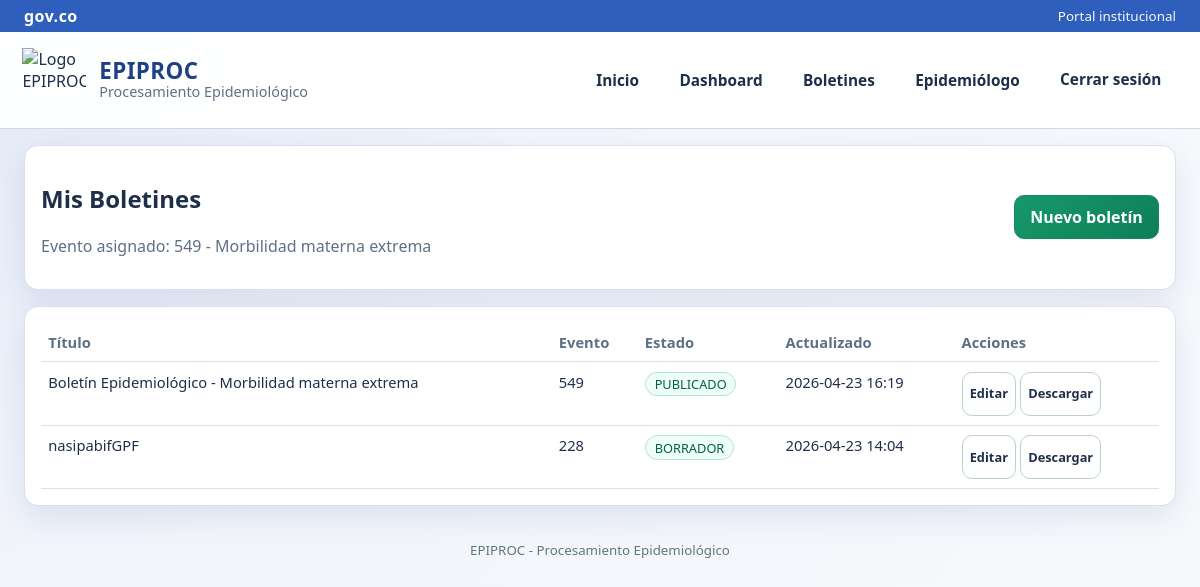
The page /epi/boletines (signed in) on the database its author committed.
### epiproc_web/models.py (models this page shows)
class Event(db.Model):
    __tablename__ = "events"
    code = db.Column(db.Integer, primary_key=True)
    name = db.Column(db.String(200), nullable=False)
    active = db.Column(db.Boolean, default=True, nullable=False)
    users = db.relationship("User", backref="assigned_event", lazy=True)
    bulletins = db.relationship("Bulletin", back_populates="event", lazy=True)

class Bulletin(db.Model):
    __tablename__ = "bulletins"
    id = db.Column(db.Integer, primary_key=True)
    title = db.Column(db.String(250), nullable=False)
    content = db.Column(db.Text, nullable=False)
    status = db.Column(db.String(20), nullable=False, default=BulletinStatus.BORRADOR)
    event_code = db.Column(db.Integer, db.ForeignKey("events.code"), nullable=False, index=True)
    author_id = db.Column(db.Integer, db.ForeignKey("users.id"), nullable=False, index=True)
    created_at = db.Column(db.DateTime, default=datetime.utcnow, nullable=False)
    updated_at = db.Column(db.DateTime, default=datetime.utcnow, onupdate=datetime.utcnow, nullable=False)
    published_at = db.Column(db.DateTime, nullable=True)
    author = db.relationship("User", back_populates="bulletins")
    event = db.relationship("Event", back_populates="bulletins")

### epiproc_web/app.py (the view)
    @app.route("/epi/boletines")
    @role_required(UserRole.EPIDEMIOLOGO)
    def epi_bulletins():
        user = current_user()
        assert user is not None
        q = Bulletin.query.filter_by(author_id=user.id)
        bulletins = q.order_by(Bulletin.updated_at.desc()).all()
        return render_template("epi_bulletins.html", bulletins=bulletins, assigned_event=user.assigned_event)

### epiproc_web/app.py (called while the page is built, shortened)
def current_user() -> Optional[User]:
    uid = session.get("user_id")
    if not uid:
        return None
    return User.query.get(uid)

def login_required(view):
    @wraps(view)
    def wrapped(*args, **kwargs):
        user = current_user()
        if not user:
            flash("Debes iniciar sesión para continuar.", "error")
            return redirect(url_for("login", next=request.path))
        if not user.is_active:
            session.clear()
            flash("Tu usuario está inactivo. Contacta al Secretario de Salud.", "error")
            return redirect(url_for("login"))
        return view(*args, **kwargs)
    return wrapped

def role_required(*roles: str):
    def decorator(view):
        @wraps(view)
        @login_required
        def wrapped(*args, **kwargs):
            user = current_user()
            if not user or user.role not in roles:
                abort(403)
            return view(*args, **kwargs)
        return wrapped
    return decorator

def register_hooks(app: Flask, base_dir: Path) -> None:
    @app.context_processor
    def inject_globals() -> dict[str, Any]:
        return {
            "brand_name": "EPIPROC - Procesamiento Epidemiológico",
            "logo_url": "https://8upload.com/image/3ec1b5cc7de8ad31/bloque2071.png",
            "current_user": current_user(),
            "role_secretario": UserRole.SECRETARIO,
            "role_epidemiologo": UserRole.EPIDEMIOLOGO,
        }
    @app.before_request
    def force_password_change_on_first_login():
        user = current_user()
        if not user:
            return None
        safe_paths = {
            "/logout",
            "/cambiar-clave",
            "/static",
        }
        return None

### epiproc_web/templates/epi_bulletins.html
{% extends 'base.html' %}
{% block content %}
<section class="card row between center">
    <div>
        <h2>Mis Boletines</h2>
        {% if assigned_event %}
            <p class="muted">Evento asignado: {{ assigned_event.code }} - {{ assigned_event.name }}</p>
        {% endif %}
    </div>
    <a class="btn btn-primary" href="{{ url_for('epi_bulletin_new') }}">Nuevo boletín</a>
</section>
<section class="card">
    <div class="table-wrap">
        <table>
            <thead>
                <tr>
                    <th>Título</th>
                    <th>Evento</th>
                    <th>Estado</th>
                    <th>Actualizado</th>
                    <th>Acciones</th>
                </tr>
            </thead>
            <tbody>
                {% for b in bulletins %}
                    <tr>
                        <td>{{ b.title }}</td>
                        <td>{{ b.event_code }}</td>
                        <td><span class="tag">{{ b.status }}</span></td>
                        <td>{{ b.updated_at.strftime('%Y-%m-%d %H:%M') }}</td>
                        <td>
                            <a class="btn btn-small" href="{{ url_for('epi_bulletin_edit', bulletin_id=b.id) }}">Editar</a>
                            <a class="btn btn-small" href="{{ url_for('download_bulletin', bulletin_id=b.id) }}">Descargar</a>
                        </td>
                    </tr>
                {% endfor %}
            </tbody>
        </table>
    </div>
</section>
{% endblock %}

### epiproc_web/static/css/app.css (style rules this page uses)
:root { --bg: #f2f5fb; --surface: #ffffff; --text: #1f2f4a; --muted: #5f6f86; --line: #d8e0ef; --accent: #2f5fbd; --accent-2: #1d3f88; --accent-green: #0f8a5f; --danger: #b42318; --warning: #b54708; --success: #027a48; --shadow: 0 12px 30px rgba(29, 63, 136, 0.1); }
* { box-sizing: border-box; }
body { margin: 0; font-family: "Segoe UI", Tahoma, Geneva, Verdana, sans-serif; color: var(--text); background: radial-gradient(circle at top left, #e2e8f7 0%, var(--bg) 40%, #f8f9fc 100%); min-height: 100vh; animation: pageFadeIn 0.45s ease; }
.card { background: var(--surface); border: 1px solid var(--line); border-radius: 14px; box-shadow: var(--shadow); padding: 1rem; transition: box-shadow 0.25s ease, transform 0.25s ease; }
.row { display: flex; gap: 0.8rem; }
.between { justify-content: space-between; }
.center { align-items: center; }
.btn { display: inline-flex; align-items: center; justify-content: center; gap: 0.4rem; background: #ffffff; color: var(--text); border: 1px solid #bcd2cc; border-radius: 10px; padding: 0.64rem 0.95rem; text-decoration: none; cursor: pointer; font-weight: 700; line-height: 1; text-align: center; min-height: 44px; transition: transform 0.2s ease, box-shadow 0.2s ease, background-color 0.2s ease, border-color 0.2s ease; }
.btn-primary { border-color: var(--accent-green); background: linear-gradient(140deg, #16996a 0%, #0f7e58 100%); color: #fff; }
.btn-small { font-size: 0.8rem; padding: 0.25rem 0.45rem; }
.table-wrap { overflow-x: auto; }
table { width: 100%; border-collapse: collapse; min-width: 650px; }
th, td { border-bottom: 1px solid var(--line); text-align: left; padding: 0.58rem 0.45rem; font-size: 0.92rem; vertical-align: top; }
th { color: var(--muted); font-weight: 600; }
.tag, .chip { display: inline-flex; border: 1px solid #b7e2d8; border-radius: 999px; padding: 0.15rem 0.55rem; color: #065f46; background: #edfdf8; font-size: 0.8rem; }
.muted { color: var(--muted); }

### rows shown on the page
Event: code "549", name "Morbilidad materna extrema"
Bulletin: title "Boletín Epidemiológico - Morbilidad materna extrema", event_code "549", status "PUBLICADO", updated_at "2026-04-23 16:19"
Bulletin: title "nasipabifGPF", event_code "228", status "BORRADOR", updated_at "2026-04-23 14:04"
